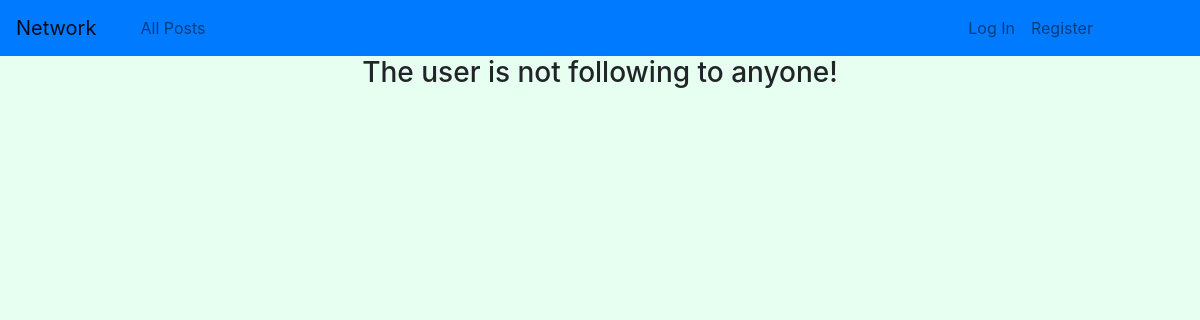
The app's page /1/following, older data.
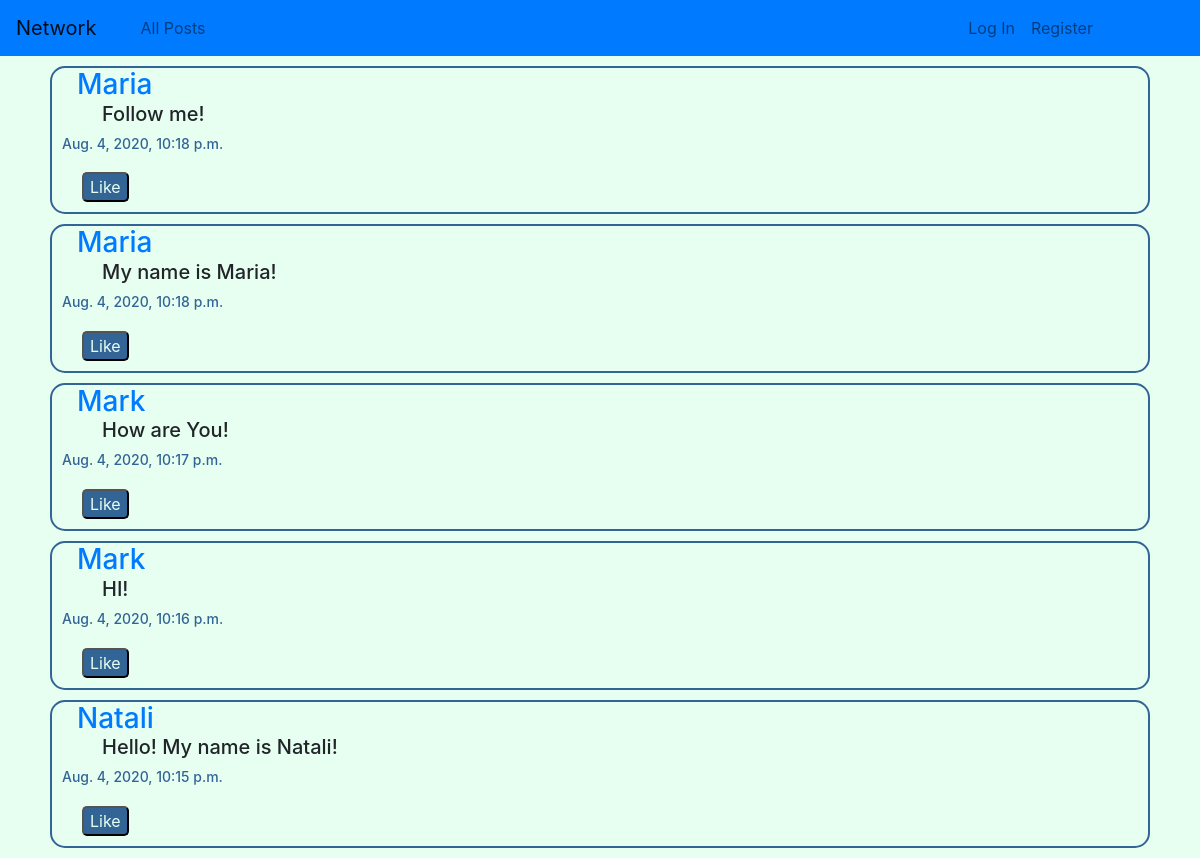
The same page, newer data.
### network/models.py (models this page shows, shortened)
class Post(models.Model):
    user = models.ForeignKey(User, on_delete=models.CASCADE, related_name="user")
    content = models.TextField()
    time = models.DateTimeField()

class User(AbstractUser):
    pass

### network/views.py (the view)
# urls.py: path("<int:user_id>/following", views.following, name="following"),
def following(request, user_id):
    pageNum = request.GET.get('page')
    user = User.objects.get(id = user_id)
    follows = Follow.objects.all().filter(user = user)
    if len(follows) > 0:
        notFollowing = False
        for f in range(len(follows)):
            userN = User.objects.get(username = follows[f].following)
            if f == 0:
                p0sts = Post.objects.all().filter(user = userN.id)
            else:
                p0sts = p0sts | Post.objects.all().filter(user = userN.id)
        posts = p0sts.order_by('-time')
    else:
        notFollowing = True
        posts = []
    paginator = Paginator(posts, 10)
    pageResp = paginator.get_page(pageNum)
    return render(request, "network/following.html", {
        "notFollowing": notFollowing,
        "posts": pageResp
    })

### network/templates/network/following.html (shortened to what this page needs)
{% extends "network/layout.html" %}
{% block body %}
    {% if notFollowing %}
        <div class="notFollowing">
            <h3>The user is not following to anyone!</h3>
        </div>
    {% else %}
        <div class="followingPosts">
            {% for post in posts %}
                <div class="post">
                    <div>
                        <h3 id="postUser"><a href={{post.user.id}} id="usrN">{{ post.user }}</a></h3>
                    </div>
                    <div id="ID{{post.id}}">
                        <h5 id="postMessage">{{ post.content }}</h5>
                    </div>
                    <div>
                        <h6 id="postDateTime">{{ post.time }}</h6>
                        <button class="postLike B{{post.id}}" id="like{{post.user}}" onclick="likePost({{post.id}}, true)">Like</button>
                    </div>
                </div>
            {% endfor %}
        </div>
    {% endif %}
{% endblock %}

Row changes from the older to the newer data that the page shows:
added Post: user "Maria", content "Follow me!", time "Aug. 4, 2020, 10:18 p.m."
added Post: user "Maria", content "My name is Maria!", time "Aug. 4, 2020, 10:18 p.m."
added Post: user "Mark", content "How are You!", time "Aug. 4, 2020, 10:17 p.m."
added Post: user "Mark", content "HI!", time "Aug. 4, 2020, 10:16 p.m."
now on this page (row edited): Post: user "Natali", content "Hello! My name is Natali!", time "Aug. 4, 2020, 10:15 p.m."
Text that changed along with them:
text no longer shown: "The user is not following to anyone!"
